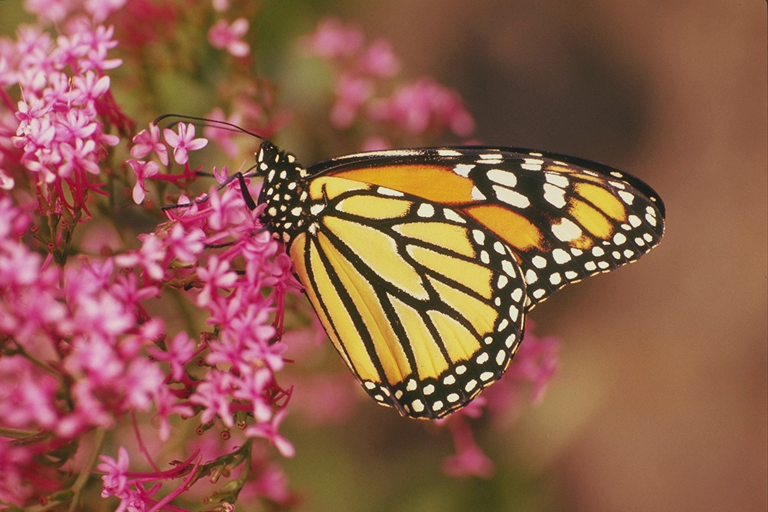
#> input picture 강의자료/[3주차]DIP04_ImageVideoIO_Processing/data/monarch.bmp, 768 x 512 px
$ python CV_01_SimpleImageProcessingWithError.py
#> lines starting #> are read from the running program, lines starting #| are printed output that depends on the picture; long printed decimals are rounded
"""
개요
    영상 파일을 읽어들여 간단한 밝기 변화와 영상 조작을 행하고 이를 화면에 출력한다.
    부동소수 데이터는 0~1의 값으로 정규화되어 있어야 올바르게 출력된다.
    0.0~255.0 범위의 영상이라해도 0~1.0까지만 출력되고 나머지는 모두 1로 출력된다.
    따라서, 1. 0~255 uint8 형의 데이터는 255로 나누어 0~1로 정규화해야 올바르게 출력된다.
    아니면, 2. uint8형으로 0~255의 범위를 가져야 올바르게 출력된다.

동작
    단계 1 : 영상 파일을 읽어 들여 화면에 출력하기
    단계 2 : 간단한 영상 처리
    단계 3: 영상 데이터를 0~1 범위의 부동소수로 만들어 출력하기
    단계 4 : 0~1의 부동소수 데이터를 uint8형으로 바꾸어서 출력하기
        1) astype() 메소드를 사용하여 바꾸기
        2) threshold() 함수를 사용하여 255보다 큰 값은 모두 255로 표현하는 truncation을 시행하기
        3) numpy.clip() 함수를 이용한 값의 범위 지정

함수 - 영상 처리의 의미도 있지만, 아래 함수를 경험을 통해 익힐 수 있는 좋은 기회이다...
    1. numpy.amax, numpy.amin: ndarray의 최대/최소 값을 반환.
    2. ndarray.astype(dtype='uint8'): ndarray를 uint8형으로 바꾼다.
    3. cv.threshold(): 영상 데이터의 임계치에 따라 값을 변환
    4. numpy.clip(): 값의 범위(min, max)를 지정하여 범위를 넘는 값은 min 혹은 max의 값을 갖게 clipping하기
    5. numpy.array_equal(a, b): 어레이 a, b가 같은가 비교한다.

질문
    1. 각 단계의 주석문의 설명에 제시된 질문에 답하시오.
    2. 영상을 밝게(곱하기) 혹은 어둡게(나누기) 표현하기 위해 처리된 데이터는 출력을 위해 어떻게 가공되어야 하는지 설명하시오.
        a) 표현할 데이터가 부동소수일 경우
        b) 표현할 데이터가 uint8형일 경우

"""
import cv2  as cv
import numpy as np

# ========================================================================================================
# 단계 0 :  영상이 존재하는 폴더와 파일 이름을 지정하기.
# ========================================================================================================
Path = 'd:\Work\StudyImages\Images\\'       # \\ 오류 발생 방지. \만 쓰면 오류.
#Path = 'd:/CV/Images/'
Path = '../data/'
Name = 'RGBColors.JPG'
Name2= 'colorbar_chart.jpg'
Name = 'lenna.tif'
Name = 'monarch.bmp'
FullName = Path + Name
FullName2 = Path + Name2


# ========================================================================================================
# 단계 1 : 영상 파일을 읽어 들여 화면에 출력하기
# ========================================================================================================
# ImreadMode: 영상 데이터의 반환 모드를 결정
#   IMREAD_COLOR = 1            # default. 모노 영상도 3채널(RGB) 영상이 된다.
#   IMREAD_GRAYSCALE = 0        # 칼라 영상도 모노로 변환하여 연다. 1채널 영상이 됨.
#   IMREAD_UNCHANGED = -1       # 있는 그대로 열기.
image = cv.imread(FullName, cv.IMREAD_UNCHANGED)      # IMREAD_COLOR라면 생략가능
#> image is the input picture: shape (512, 768, 3); mean B, G, R 75, 93, 143.5
assert image is not None, 'No image file....!'  # 입력 영상을 제대로 읽어오지 못하여 NULL을 반환.
winname = '1. image : ImReadMode=' + str(cv.IMREAD_UNCHANGED)
cv.imshow(winname, image)
cv.waitKey(0)
cv.destroyWindow(winname)

# ========================================================================================================
# 단계 2 : 간단한 영상 처리
# 질문 1: 파일에서 읽은 영상 어레이이 1.5을 곱하면 데이터 형은 어떻게 변하는가?
# 질문 2: 부동소수 영상을 imshow() 함수를 통해 화면에 출력하기 위한 조건은?
# ========================================================================================================
print('\nStep 2')


# 1) 역상(반전) 영상 출력하기
imageRv = 255 - image
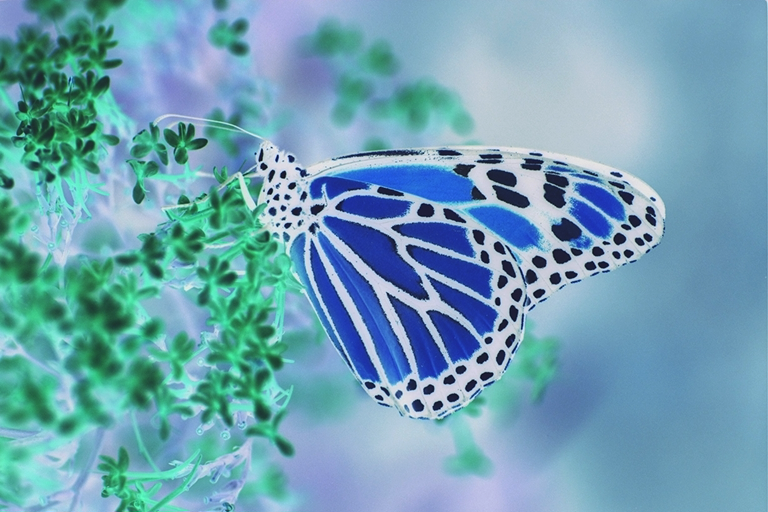
#> imageRv: shape (512, 768, 3); mean B, G, R 180, 162, 111.5
# imageRv = -image # 반전 영상을 이런 연산으로 수행하는 것은 적절하지 않음. 아래 예제를 수행해 보면 알 것임.
# a = np.arange(256, dtype= np.uint8); b = -a; print(b); exit(0)

print(f'2.1) image.dtype {image.dtype}, imageRv.dtype={imageRv.dtype}')  # 어레이 요소의 데이터 타입 알아내기.
#| 2.1) image.dtype uint8, imageRv.dtype=uint8
# 1) image.dtype uint8, imageRv.dtype=uint8

cv.imshow('2a. reverse_image, imageRv', imageRv)
cv.waitKey(0)
cv.destroyWindow('2a. reverse_image, imageRv')

# 2) 영상의 명암을 밝게 혹은 어둡게 처리하고자 한다. - 오류 상황
# 부동소수를 곱하거나, 나누는 과정에서 데이터 형이 부동소수형으로 바뀌었다.
# OpenCV의 imshow() 함수는 데이터 형에 따라 가정하고 있는 범위가 다르다;   uint8 = [0, 255], float=[0, 1]
image1 = image.copy() * 1.5
image2 = image.copy() / 1.5
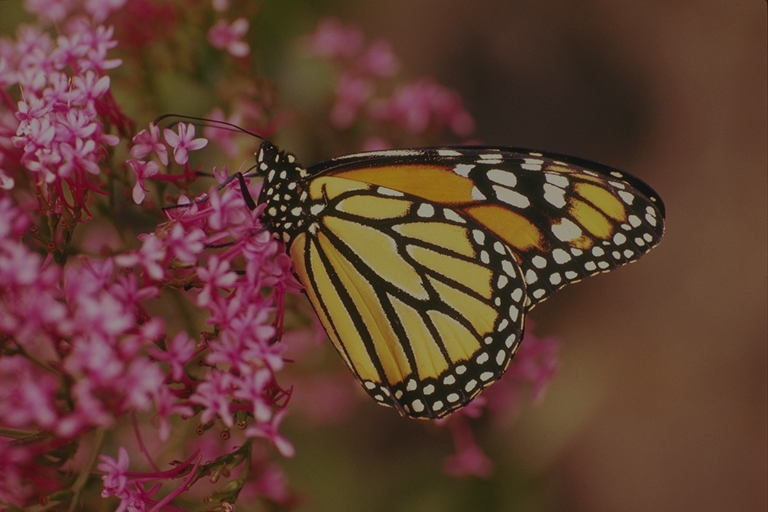
#> image2: shape (512, 768, 3) float64; mean B, G, R 50, 62, 95.7

cv.imshow('2b. Brighter', image1)
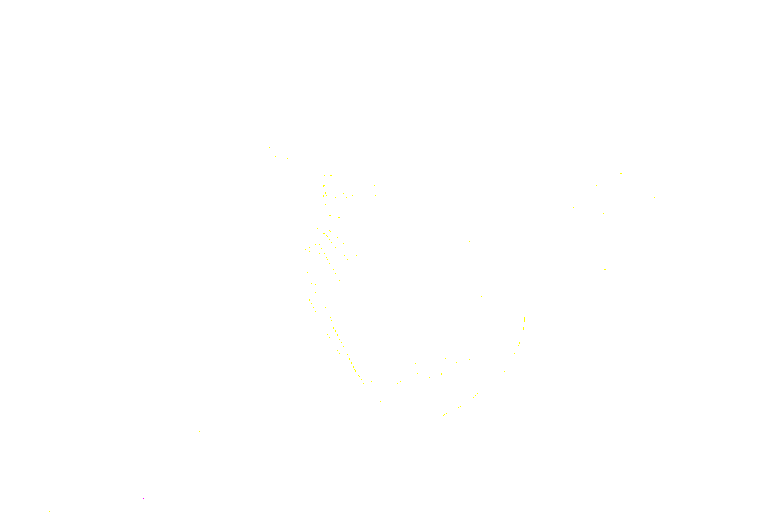
#> window '2b. Brighter': shape (512, 768, 3); mean B, G, R 254.9, 255, 255
cv.imshow('2c. Darker', image2)
print('2.2) imag1.dtype=', image1.dtype, ', imag2.dtype=', image2.dtype)
#| 2.2) imag1.dtype= float64 , imag2.dtype= float64
# 2) imag1.dtype= float64 , imag2.dtype= float64

print(f'image.max = {np.max(image)}, image.min = {np.min(image)}', image.dtype)         # uint8
#| image.max = 253, image.min = 0 uint8
print(f'image1.max = {np.max(image1)}, image1.min = {np.min(image1)}', image1.dtype)    # float64
#| image1.max = 379.5, image1.min = 0.0 float64
print(f'image2.max = {np.max(image2)}, image2.min = {np.min(image2)}', image2.dtype)    # float64
#| image2.max = 168.667, image2.min = 0.0 float64

# 왜 오류가 발생할까요 ? 힌트 - 영상 데이터 어레이의 데이터 형(dtype) 관찰.
# 단계 5에서는 threshold() 함수로 해결합니다.
print('Error!! Why the blank screens?')
cv.waitKey(0)

# 위의 오류는 다음과 같이 해결이 가능함
image1 = (np.clip(255*(image/255 * 1.5), 0, 255)).astype('uint8')
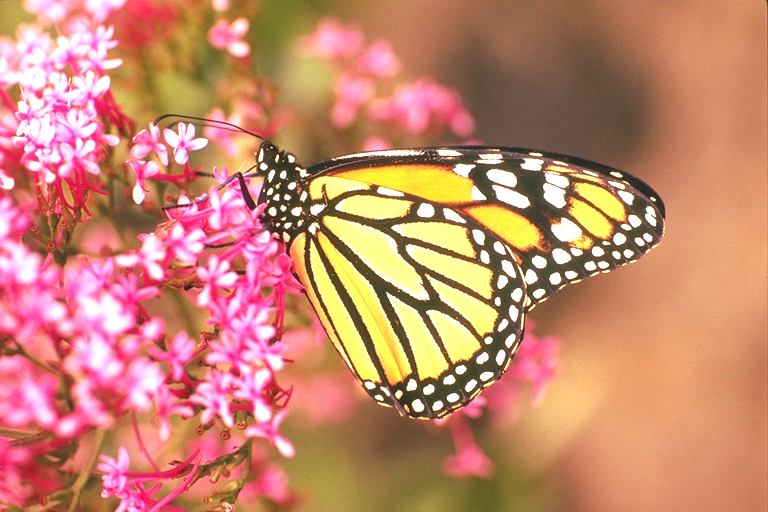
#> image1: shape (512, 768, 3); mean B, G, R 110.5, 135.5, 200.2
image2 = np.clip(255*(image/255 / 1.5), 0, 255).astype('uint8')
cv.imshow('2b. Brighter', image1)
cv.imshow('2c. Darker', image2)
cv.waitKey(0)
cv.destroyAllWindows()


# ========================================================================================================
# 단계 3: 영상 데이터를 0~1 범위의 부동소수로 만들어 출력하기
# imshow()는 uint8 데이터 혹은 0~1 범위의 부동소수만을 올바르게 출력한다.
# 부동소수 데이터가 1보다 큰 데이터는 1인 것으로 간주하여 출력한다.
# 질문 1: 부동소수 영상 데이터가 25이다. imshow() 함수는 이를 어떻게 표현하는가?
# 질문 2: 영상어레이의 최소 혹은 최대 값을 구하는 함수는?
# 질문 3: min, max 함수로 영상어레이의 최소 혹은 최대 값을 알아내는 방법은?
# ========================================================================================================
print('\nStep 3')
# 1) 영상을 [0, 1] 범위의 부동소수로 만들어 역상 영상을 출력한다.
imageF = image / 255
print(f'3.1a) imagF.dtype={imageF.dtype}: min={np.min(imageF)}, max={np.max(imageF)}')
#| 3.1a) imagF.dtype=float64: min=0.0, max=0.9922
print(f'3.1b) Blue: max={np.max(imageF[..., 0])}, Green: max={np.max(imageF[:, :, 1])}, Red: max={np.max(imageF[:, :, 2])}')
#| 3.1b) Blue: max=0.9216, Green: max=0.9608, Red: max=0.9922


# 더해서 영상을 밝게 만드는 방법
# [0, 1] 범위를 넘어서서는 값들은 imshow() 함수 내부에서 모두 truncation 다른 말로는 clip 동작이 일어난 후 화면에 출력된다.
# truncation, clip 동작: 0보다 작으면 0, 1보다 더 크면 1으로 변환되고, 그 사이의 값들은 그대로 유지된다.
#added_image = imageF + (0.5, 0.5, 0.5)      # (B, G, R) 값을 3개의 채널의 각 픽셀 값에 모두 더한다.
added_image = imageF + 0.5                 # 이 연산은 R 채널에만 0.3을 더하는 동작이다? => 이제는 아니다. 위와 같다.
print(f'3.1c) added_image.dtype={added_image.dtype}: min={np.min(added_image)}, max={np.max(added_image)}')
#| 3.1c) added_image.dtype=float64: min=0.5, max=1.492
print(f'3.1d) Blue: max={np.max(added_image[..., 0])}, Green: max={np.max(added_image[:, :, 1])}, Red: max={np.max(added_image[:, :, 2])}')
#| 3.1d) Blue: max=1.422, Green: max=1.461, Red: max=1.492
cv.imshow('added_image', added_image)
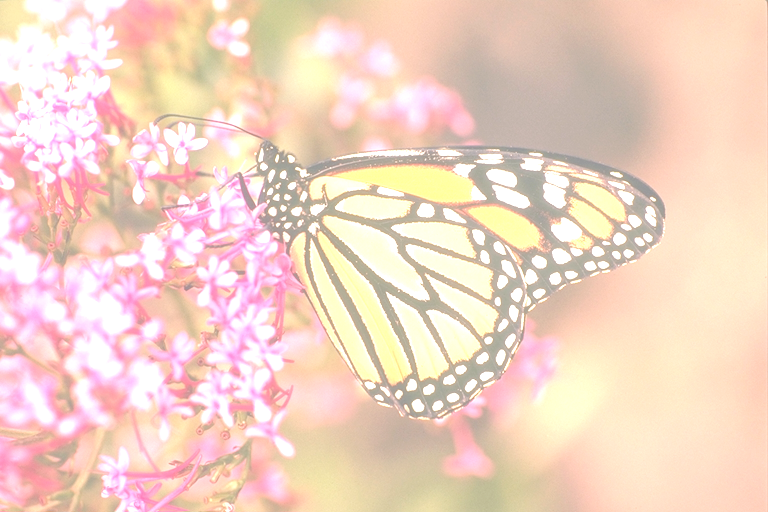
#> window 'added_image': shape (512, 768, 3); mean B, G, R 197.1, 212.8, 241.8
cv.waitKey(0)
cv.destroyWindow('added_image')


imageRv = 1 - imageF
cv.imshow('3a. reversed image, imageR', imageRv)
cv.waitKey(0)
cv.destroyWindow('3a. reversed image, imageR')


# 2) 부동 소수 데이터에 대해 명암 변환 처리를 시행한다.
# 이 경우 1 보다 큰 영상 데이터는 1인 것으로 간주되어 출력된다.
image1 = imageF * 1.5
image2 = imageF / 1.5
cv.imshow('3b. Brighter', image1)
cv.imshow('3c. Darker', image2)

# 영상 어레이의 값의 범위를 확인하기 위해 데이터 중에서 화소 값의 최대, 최소를 출력한다. np.amax(), np.amin()도 최대, 최솟값을 반환한다.
print(f'3.2a) image1.dtype={image1.dtype}: min={np.min(image1)}, max={np.max(image1)}, image1.max()={image1.max()}')
#| 3.2a) image1.dtype=float64: min=0.0, max=1.488, image1.max()=1.488
print(f'3.2b) image2.dtype={image2.dtype}: min={np.min(image2)}, max={np.max(image2)}, image2.max()={image2.max()}')
#| 3.2b) image2.dtype=float64: min=0.0, max=0.6614, image2.max()=0.6614
# 2) image1.dtype=float64: min=0.0, max=1.488235294117647, image1.max()=1.488235294117647
# 2) image2.dtype=float64: min=0.0, max=0.661437908496732, image2.max()=0.661437908496732

# 파이썬에 내장된 min/max 함수는 사용이 불편하다. 아래 예제 참고 바람.
# a=[ [1, 2], [3,4]]
# min(min(a))           # 1
# max(max(a))           # 4

cv.waitKey(0)
cv.destroyWindow('3b. Brighter')
cv.destroyWindow('3c. Darker')


# ========================================================================================================
# 단계 4 : 0~1의 부동소수 데이터를 uint8형으로 잘못 변환한 사례...
# astype() 메소드를 사용하여 바꾸기
# 단계 3에서 넘어온 image1 어레이는 1보타 큰 값을 내포하고 있는 부동소수로 이루어진 배열이다.
# 여기에 255를 곱한 수에 대한 uint8 정수형 변환을 행한다.
# 255를 넘는 수는 255가 되는 것이 아니라 그 수에 대한 정수형의 하위 8비트를 취하는 동작을 수행한다.
# 본 예제의 최하단 참고 예제를 관찰하기 바람.
#
# 질문 : 단계 4에서 영상에 오류가 발생한 원인을 설명하시오.
# ========================================================================================================

print('\nStep 4: 255보다 넘은 값을 8비트로 잘못 바꾼 사례..')

dst1 = (255*image1).astype(dtype='uint8')           # 주의: 괄호를 써야함. (255*image1)
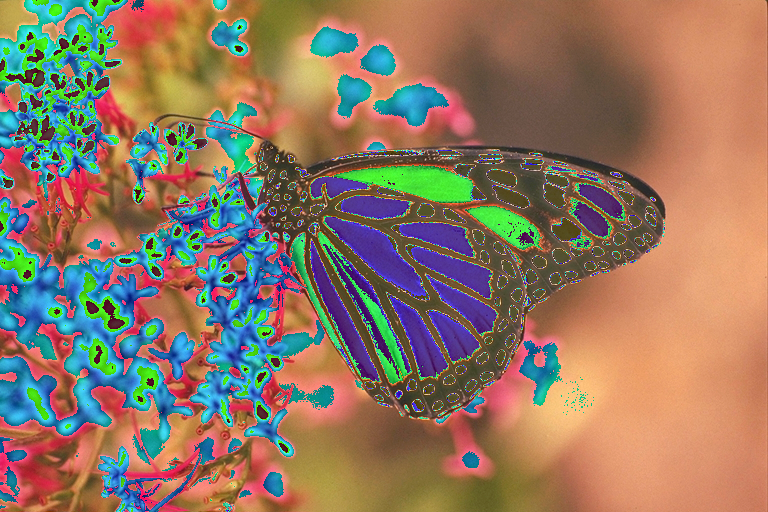
#> dst1: shape (512, 768, 3); mean B, G, R 98, 119.2, 144.9
#dst1 = (255*image1).astype(dtype=np.uint8)         # 위와 같은 표현임.

# 올바르게 uint8로 변환한 사례
# 방법 1: numpy의 clip() 함수 사용
# dst1 = np.clip(255*image1, 0, 255).astype(dtype='uint8')
# 방법 2: cv의 threshold() 함수 사용
#retval, dst	= cv.threshold((255*image1), thresh=255, maxval=255, type=cv.THRESH_TRUNC)
#dst1 = dst.astype(dtype='uint8')

cv.imshow("4. BAD: astype(dtype='uint8')", dst1)

cv.waitKey(0)
#cv.destroyWindow("4. astype(dtype='uint8')")


# ========================================================================================================
# 단계 5 : threshold() 함수를 사용하여 255보다 큰 값은 모두 255로 표현하는 truncation을 시행하기
# threshold() 함수의 용법
#   https://docs.opencv.org/4.5.2/d7/d1b/group__imgproc__misc.html#gae8a4a146d1ca78c626a53577199e9c57
# retval, dst =	cv.threshold(src, thresh, maxval, type[, dst])
# 여기는 threshold() 함수는 입력 영상에 대해 임계값을 정하여 그 보다 크면
# 최대값으로 clipping하는 동작을 수행하는 용도로 사용하였다.
#   src	- input array (multiple-channel, 8-bit or 32-bit floating point).
#   dst - output array of the same size and type and the same number of channels as src.
#   thresh - threshold value.
#   maxval - maximum value to use with the THRESH_BINARY and THRESH_BINARY_INV thresholding types.
#   type - thresholding type (see ThresholdTypes).
#   type에 대한 설명
#       https://docs.opencv.org/4.5.2/d7/d1b/group__imgproc__misc.html#gaa9e58d2860d4afa658ef70a9b1115576

# cv.THRESH_TRUNC : thresh를 넘는 값들은 모두 thresh 값으로 치환한다.
# 단계 3에서 넘어온 image1 어레이는 1보타 큰 값을 내포하고 있는 부동소수로 이루어진 배열이다.
#
# 질문: threshold() 함수의 truncation 동작을 그림과 함께 상세히 설명하시오. => 위의 type에 대한 설명의 링크에 소개되어 있음.
# ========================================================================================================
print('\nStep 5: threshold() 함수를 이용하여 처리')
thresh = 1.0         # 경계치. 이보다 큰 값은 이 값으로 바뀐다. 그 이하의 값은 변하지 않는다. => 이것이 truncation 처리

# maxval 파라미터는 truncation 할 때는 활용하지 않음.
# THRESH_BINARY, THRESH_BINARY_INV에서 사용. <= 이 동작에서는 경계치를 넘으면 이 값을 사용한다.
maxval = 0

# image1 = imageF * 1.5
retval, dst	= cv.threshold(image1, thresh, maxval, type=cv.THRESH_TRUNC)
#> retval = 1
# 화소 값이 thresh를 넘으면 모두 그 값(thresh)를 갖고 그렇지 않으면 원래 값을 갖는다.
print(f'\n5.1) dst.dtype={dst.dtype}: min={np.min(dst)}, max={np.max(dst)}')
#| 5.1) dst.dtype=float64: min=0.0, max=1.0
print("2) retval=", retval)     # 오쯔 알고리즘을 쓰지 않는 한 반환 값(retval)은 의미를 해석할 필요가 없다.
#| 2) retval= 1.0

# 0~1로 이루어진 부동소수 영상을 이제는 올바르게 8비트 영상으로 바꿀 수 있다.
dst2 = (255 * dst).astype(dtype='uint8')                # 주의: 괄호를 써야함. (255*dst)
print(f'5.2) dst2.dtype={dst2.dtype}: min={np.min(dst2)}, max={np.max(dst2)}')
#| 5.2) dst2.dtype=uint8: min=0, max=255

cv.imshow("5. CORRECT: (255 * dst).astype(dtype='uint8')", dst2)
cv.waitKey(0)
#cv.destroyWindow("4. BAD: astype(dtype='uint8')")
#cv.destroyWindow("5. CORRECT: (255 * dst).astype(dtype='uint8')")


# ========================================================================================================
# 단계 6: np.clip() 함수를 이용하여 범위를 넘어서는 값을 trauncation 하기
# dst = numpy.clip(src, min, max) 함수
#   src 어레이의 각 원소 값에 대해 min보다 작으면 min 값을, max보다 크면 max 값을 배정한다.
#   그 사이의 값에 대해서는 그 값을 유지한다.
#  np.array_equal(A, B): 두 영상 어레이 A, B가 같으면 True를 반환한다.
# ========================================================================================================
print('\nStep 6: np.clip() 함수를 이용하여 처리')

clip1 = np.clip(image1, 0, 1)        # 0~1의 범위 값은 그대로 두고 나머지 범위는 잘라내기.=> 0보다 작으면 0, 1보다 크면 1.
clip_img = (255 * clip1).astype(dtype='uint8')
print('\n6.1) ', np.array_equal(clip_img, dst2))    # 두 영상이 같은지 진위 여부를 출력. 모든 화소 값이 같아야 통과한다.
#| 6.1)  True
# 6.1) True

cv.imshow('6. clip image', clip_img)
cv.waitKey(0)
cv.destroyAllWindows()     # This does not work in 2.7. Fine in 3.7
exit(0)
#> (the program exits here)
